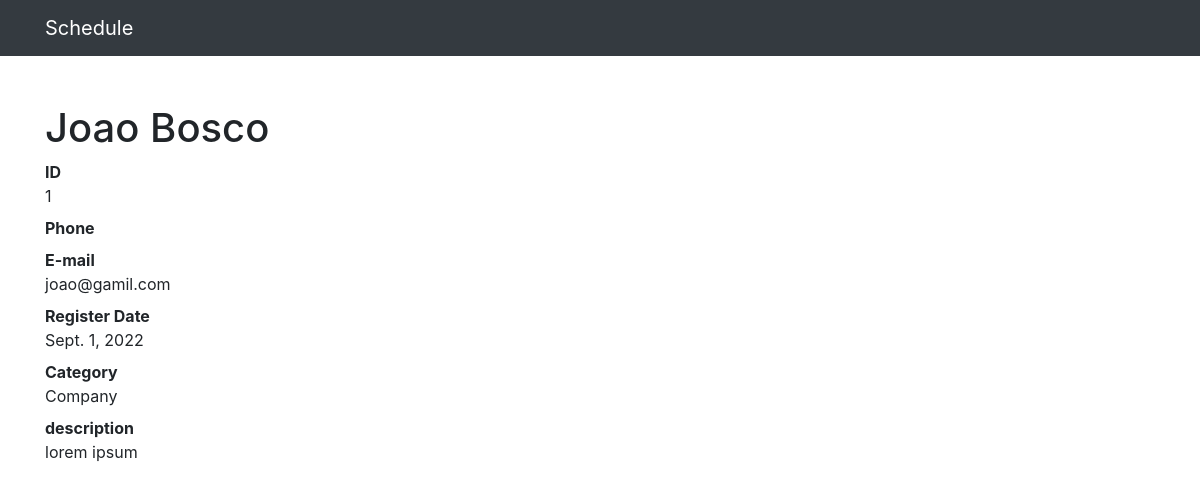
The page /1 on the database its author committed.
### contacts/models.py (models this page shows, shortened)
class Contact(models.Model):
    name = models.CharField(max_length=20)
    nickname = models.CharField(max_length=20, blank=True)
    cel = models.CharField(max_length=15)
    mail = models.EmailField()
    register_date = models.DateField(default=timezone.now)
    description = models.TextField(blank=True)
    categories = models.ForeignKey(Category, on_delete=models.DO_NOTHING)

class Category(models.Model):
    name = models.CharField(max_length=20)
    def __str__(self):
        return self.name

### contacts/views.py (the view)
# urls.py: path('<int:contact_id>', views.see_contact, name='see_contact'),
def see_contact(request, contact_id):
    contact = Contact.objects.get(id=contact_id)
    return render(request, 'contacts/see_contact.html', {
        'contact': contact
    })

### contacts/templates/contacts/see_contact.html (shortened to what this page needs)
<!doctype html>
<html lang="en">
<head>
   {% include 'contacts/partials/_head.html' %}
</head>
<body>
{% include 'contacts/partials/_nav.html' %}
  <div class="container">
    <div class="row">
      <div class="col-lg-12">
        <h1 class="mt-5">{{ contact.name }} {{ contact.nickname }}</h1>
        <dl>
          <dt>ID</dt>
          <dd>{{ contact.id }}</dd>
          <dt>Phone</dt>
          <dt>E-mail</dt>
          <dd>{{ contact.mail }}</dd>
          <dt>Register Date</dt>
          <dd>{{ contact.register_date }}</dd>
          <dt>Category</dt>
          <dd>{{ contact.categories }}</dd>
          <dt>description</dt>
          <dd>
            {{ contact.description }}
          </dd>
        </dl>
      </div>
    </div>
  </div>
</body>
</html>

### rows shown on the page
Contact: name "Joao", nickname "Bosco", id "1", mail "joao@gamil.com", register_date "Sept. 1, 2022", categories "Company", description "lorem ipsum"
